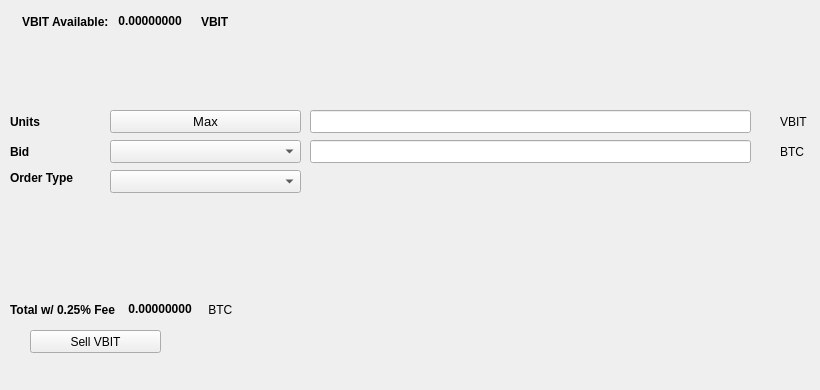
   <widget class="QWidget" name="SellTab">
    <attribute name="title">
     <string>Sell</string>
    </attribute>
    <widget class="QLabel" name="label_16">
     <property name="geometry">
      <rect>
       <x>780</x>
       <y>140</y>
       <width>31</width>
       <height>23</height>
      </rect>
     </property>
     <property name="text">
      <string>BTC</string>
     </property>
    </widget>
    <widget class="QComboBox" name="SellBidcomboBox">
     <property name="geometry">
      <rect>
       <x>110</x>
       <y>140</y>
       <width>191</width>
       <height>23</height>
      </rect>
     </property>
     <property name="font">
      <font>
       <pointsize>10</pointsize>
      </font>
     </property>
    </widget>
    <widget class="QLabel" name="label_18">
     <property name="geometry">
      <rect>
       <x>10</x>
       <y>110</y>
       <width>46</width>
       <height>23</height>
      </rect>
     </property>
     <property name="font">
      <font>
       <weight>75</weight>
       <bold>true</bold>
      </font>
     </property>
     <property name="text">
      <string>Units</string>
     </property>
    </widget>
    <widget class="QPushButton" name="Sell_Max_Amount">
     <property name="geometry">
      <rect>
       <x>110</x>
       <y>110</y>
       <width>191</width>
       <height>23</height>
      </rect>
     </property>
     <property name="font">
      <font>
       <pointsize>10</pointsize>
      </font>
     </property>
     <property name="text">
      <string>Max</string>
     </property>
    </widget>
    <widget class="QLabel" name="label_20">
     <property name="geometry">
      <rect>
       <x>10</x>
       <y>170</y>
       <width>91</width>
       <height>16</height>
      </rect>
     </property>
     <property name="font">
      <font>
       <weight>75</weight>
       <bold>true</bold>
      </font>
     </property>
     <property name="text">
      <string>Order Type</string>
     </property>
    </widget>
    <widget class="QComboBox" name="SellOrdertypeCombo">
     <property name="geometry">
      <rect>
       <x>110</x>
       <y>170</y>
       <width>191</width>
       <height>23</height>
      </rect>
     </property>
     <property name="font">
      <font>
       <pointsize>10</pointsize>
      </font>
     </property>
    </widget>
    <widget class="QLabel" name="label_21">
     <property name="geometry">
      <rect>
       <x>10</x>
       <y>140</y>
       <width>46</width>
       <height>23</height>
      </rect>
     </property>
     <property name="font">
      <font>
       <weight>75</weight>
       <bold>true</bold>
      </font>
     </property>
     <property name="text">
      <string>Bid</string>
     </property>
    </widget>
    <widget class="QLabel" name="label_22">
     <property name="geometry">
      <rect>
       <x>780</x>
       <y>110</y>
       <width>31</width>
       <height>23</height>
      </rect>
     </property>
     <property name="text">
      <string>VBIT</string>
     </property>
    </widget>
    <widget class="QLineEdit" name="UnitsInputVBIT">
     <property name="geometry">
      <rect>
       <x>310</x>
       <y>110</y>
       <width>441</width>
       <height>23</height>
      </rect>
     </property>
     <property name="font">
      <font>
       <pointsize>9</pointsize>
       <weight>75</weight>
       <bold>true</bold>
      </font>
     </property>
    </widget>
    <widget class="QLineEdit" name="SellBidPriceEdit">
     <property name="geometry">
      <rect>
       <x>310</x>
       <y>140</y>
       <width>441</width>
       <height>23</height>
      </rect>
     </property>
     <property name="font">
      <font>
       <pointsize>9</pointsize>
       <weight>75</weight>
       <bold>true</bold>
      </font>
     </property>
    </widget>
    <widget class="QPushButton" name="SellVBITBTN">
     <property name="geometry">
      <rect>
       <x>30</x>
       <y>330</y>
       <width>131</width>
       <height>23</height>
      </rect>
     </property>
     <property name="text">
      <string>Sell VBIT</string>
     </property>
     <property name="icon">
      <iconset resource="../vbit">
       <normaloff>:/icons/bitcoin</normaloff>:/icons/bitcoin</iconset>
     </property>
    </widget>
    <widget class="QWidget" name="layoutWidget3">
     <property name="geometry">
      <rect>
       <x>22</x>
       <y>12</y>
       <width>258</width>
       <height>19</height>
      </rect>
     </property>
     <layout class="QHBoxLayout" name="horizontalLayout">
      <item>
       <widget class="QLabel" name="label232_2">
        <property name="font">
         <font>
          <weight>75</weight>
          <bold>true</bold>
         </font>
        </property>
        <property name="text">
         <string>VBIT Available:</string>
        </property>
       </widget>
      </item>
      <item>
       <widget class="QLabel" name="VBITAvailableLabel">
        <property name="palette">
         <palette>
          <active>
           <colorrole role="WindowText">
            <brush brushstyle="SolidPattern">
             <color alpha="255">
              <red>0</red>
              <green>0</green>
              <blue>0</blue>
             </color>
            </brush>
           </colorrole>
           <colorrole role="Button">
            <brush brushstyle="SolidPattern">
             <color alpha="255">
              <red>0</red>
              <green>170</green>
              <blue>0</blue>
             </color>
            </brush>
           </colorrole>
           <colorrole role="Light">
            <brush brushstyle="SolidPattern">
             <color alpha="255">
              <red>0</red>
              <green>255</green>
              <blue>0</blue>
             </color>
            </brush>
           </colorrole>
           <colorrole role="Midlight">
            <brush brushstyle="SolidPattern">
             <color alpha="255">
              <red>0</red>
              <green>212</green>
              <blue>0</blue>
             </color>
            </brush>
           </colorrole>
           <colorrole role="Dark">
            <brush brushstyle="SolidPattern">
             <color alpha="255">
              <red>0</red>
              <green>85</green>
              <blue>0</blue>
             </color>
            </brush>
           </colorrole>
           <colorrole role="Mid">
            <brush brushstyle="SolidPattern">
             <color alpha="255">
              <red>0</red>
              <green>113</green>
              <blue>0</blue>
             </color>
            </brush>
           </colorrole>
           <colorrole role="Text">
            <brush brushstyle="SolidPattern">
             <color alpha="255">
              <red>0</red>
              <green>170</green>
              <blue>0</blue>
             </color>
            </brush>
           </colorrole>
           <colorrole role="BrightText">
            <brush brushstyle="SolidPattern">
             <color alpha="255">
              <red>255</red>
              <green>255</green>
              <blue>255</blue>
             </color>
            </brush>
           </colorrole>
           <colorrole role="ButtonText">
            <brush brushstyle="SolidPattern">
             <color alpha="255">
              <red>0</red>
              <green>0</green>
              <blue>0</blue>
             </color>
            </brush>
           </colorrole>
           <colorrole role="Base">
            <brush brushstyle="SolidPattern">
             <color alpha="255">
              <red>255</red>
              <green>255</green>
              <blue>255</blue>
             </color>
            </brush>
           </colorrole>
           <colorrole role="Window">
            <brush brushstyle="SolidPattern">
             <color alpha="255">
              <red>0</red>
              <green>170</green>
              <blue>0</blue>
             </color>
            </brush>
           </colorrole>
           <colorrole role="Shadow">
            <brush brushstyle="SolidPattern">
             <color alpha="255">
              <red>0</red>
              <green>0</green>
              <blue>0</blue>
             </color>
            </brush>
           </colorrole>
           <colorrole role="AlternateBase">
            <brush brushstyle="SolidPattern">
             <color alpha="255">
              <red>127</red>
              <green>212</green>
              <blue>127</blue>
             </color>
            </brush>
           </colorrole>
           <colorrole role="ToolTipBase">
            <brush brushstyle="SolidPattern">
             <color alpha="255">
              <red>255</red>
              <green>255</green>
              <blue>220</blue>
             </color>
            </brush>
           </colorrole>
           <colorrole role="ToolTipText">
            <brush brushstyle="SolidPattern">
             <color alpha="255">
              <red>0</red>
              <green>0</green>
              <blue>0</blue>
             </color>
            </brush>
           </colorrole>
          </active>
          <inactive>
           <colorrole role="WindowText">
            <brush brushstyle="SolidPattern">
             <color alpha="255">
              <red>0</red>
              <green>0</green>
              <blue>0</blue>
             </color>
            </brush>
           </colorrole>
           <colorrole role="Button">
            <brush brushstyle="SolidPattern">
             <color alpha="255">
              <red>0</red>
              <green>170</green>
              <blue>0</blue>
             </color>
            </brush>
           </colorrole>
           <colorrole role="Light">
            <brush brushstyle="SolidPattern">
             <color alpha="255">
              <red>0</red>
              <green>255</green>
              <blue>0</blue>
             </color>
            </brush>
           </colorrole>
           <colorrole role="Midlight">
            <brush brushstyle="SolidPattern">
             <color alpha="255">
              <red>0</red>
              <green>212</green>
              <blue>0</blue>
             </color>
            </brush>
           </colorrole>
           <colorrole role="Dark">
            <brush brushstyle="SolidPattern">
             <color alpha="255">
              <red>0</red>
              <green>85</green>
              <blue>0</blue>
             </color>
            </brush>
           </colorrole>
           <colorrole role="Mid">
            <brush brushstyle="SolidPattern">
             <color alpha="255">
              <red>0</red>
              <green>113</green>
              <blue>0</blue>
             </color>
            </brush>
           </colorrole>
           <colorrole role="Text">
            <brush brushstyle="SolidPattern">
             <color alpha="255">
              <red>0</red>
              <green>170</green>
              <blue>0</blue>
             </color>
            </brush>
           </colorrole>
           <colorrole role="BrightText">
            <brush brushstyle="SolidPattern">
             <color alpha="255">
              <red>255</red>
              <green>255</green>
              <blue>255</blue>
             </color>
            </brush>
           </colorrole>
           <colorrole role="ButtonText">
            <brush brushstyle="SolidPattern">
             <color alpha="255">
              <red>0</red>
              <green>0</green>
              <blue>0</blue>
             </color>
            </brush>
           </colorrole>
           <colorrole role="Base">
            <brush brushstyle="SolidPattern">
             <color alpha="255">
              <red>255</red>
              <green>255</green>
              <blue>255</blue>
             </color>
            </brush>
           </colorrole>
           <colorrole role="Window">
            <brush brushstyle="SolidPattern">
             <color alpha="255">
              <red>0</red>
              <green>170</green>
              <blue>0</blue>
             </color>
            </brush>
           </colorrole>
           <colorrole role="Shadow">
            <brush brushstyle="SolidPattern">
             <color alpha="255">
              <red>0</red>
              <green>0</green>
              <blue>0</blue>
             </color>
            </brush>
           </colorrole>
           <colorrole role="AlternateBase">
            <brush brushstyle="SolidPattern">
             <color alpha="255">
              <red>127</red>
              <green>212</green>
              <blue>127</blue>
             </color>
            </brush>
           </colorrole>
           <colorrole role="ToolTipBase">
            <brush brushstyle="SolidPattern">
             <color alpha="255">
              <red>255</red>
              <green>255</green>
              <blue>220</blue>
             </color>
            </brush>
           </colorrole>
           <colorrole role="ToolTipText">
            <brush brushstyle="SolidPattern">
             <color alpha="255">
              <red>0</red>
              <green>0</green>
              <blue>0</blue>
             </color>
            </brush>
           </colorrole>
          </inactive>
          <disabled>
           <colorrole role="WindowText">
            <brush brushstyle="SolidPattern">
             <color alpha="255">
              <red>0</red>
              <green>85</green>
              <blue>0</blue>
             </color>
            </brush>
           </colorrole>
           <colorrole role="Button">
            <brush brushstyle="SolidPattern">
             <color alpha="255">
              <red>0</red>
              <green>170</green>
              <blue>0</blue>
             </color>
            </brush>
           </colorrole>
           <colorrole role="Light">
            <brush brushstyle="SolidPattern">
             <color alpha="255">
              <red>0</red>
              <green>255</green>
              <blue>0</blue>
             </color>
            </brush>
           </colorrole>
           <colorrole role="Midlight">
            <brush brushstyle="SolidPattern">
             <color alpha="255">
              <red>0</red>
              <green>212</green>
              <blue>0</blue>
             </color>
            </brush>
           </colorrole>
           <colorrole role="Dark">
            <brush brushstyle="SolidPattern">
             <color alpha="255">
              <red>0</red>
              <green>85</green>
              <blue>0</blue>
             </color>
            </brush>
           </colorrole>
           <colorrole role="Mid">
            <brush brushstyle="SolidPattern">
             <color alpha="255">
              <red>0</red>
              <green>113</green>
              <blue>0</blue>
             </color>
            </brush>
           </colorrole>
           <colorrole role="Text">
            <brush brushstyle="SolidPattern">
             <color alpha="255">
              <red>0</red>
              <green>85</green>
              <blue>0</blue>
             </color>
            </brush>
           </colorrole>
           <colorrole role="BrightText">
            <brush brushstyle="SolidPattern">
             <color alpha="255">
              <red>255</red>
              <green>255</green>
              <blue>255</blue>
             </color>
            </brush>
           </colorrole>
           <colorrole role="ButtonText">
            <brush brushstyle="SolidPattern">
             <color alpha="255">
              <red>0</red>
              <green>85</green>
              <blue>0</blue>
             </color>
            </brush>
           </colorrole>
           <colorrole role="Base">
            <brush brushstyle="SolidPattern">
             <color alpha="255">
              <red>0</red>
              <green>170</green>
              <blue>0</blue>
             </color>
            </brush>
           </colorrole>
           <colorrole role="Window">
            <brush brushstyle="SolidPattern">
             <color alpha="255">
              <red>0</red>
              <green>170</green>
              <blue>0</blue>
             </color>
            </brush>
           </colorrole>
           <colorrole role="Shadow">
            <brush brushstyle="SolidPattern">
             <color alpha="255">
              <red>0</red>
              <green>0</green>
              <blue>0</blue>
             </color>
            </brush>
           </colorrole>
           <colorrole role="AlternateBase">
            <brush brushstyle="SolidPattern">
             <color alpha="255">
              <red>0</red>
              <green>170</green>
              <blue>0</blue>
             </color>
            </brush>
           </colorrole>
           <colorrole role="ToolTipBase">
            <brush brushstyle="SolidPattern">
             <color alpha="255">
              <red>255</red>
              <green>255</green>
              <blue>220</blue>
             </color>
            </brush>
           </colorrole>
           <colorrole role="ToolTipText">
            <brush brushstyle="SolidPattern">
             <color alpha="255">
              <red>0</red>
              <green>0</green>
              <blue>0</blue>
             </color>
            </brush>
           </colorrole>
          </disabled>
         </palette>
        </property>
        <property name="font">
         <font>
          <weight>75</weight>
          <bold>true</bold>
         </font>
        </property>
        <property name="text">
         <string> 0.00000000 </string>
        </property>
        <property name="textInteractionFlags">
         <set>Qt::LinksAccessibleByMouse|Qt::TextSelectableByKeyboard|Qt::TextSelectableByMouse</set>
        </property>
       </widget>
      </item>
      <item>
       <widget class="QLabel" name="labelVBIT">
        <property name="font">
         <font>
          <weight>75</weight>
          <bold>true</bold>
         </font>
        </property>
        <property name="text">
         <string>VBIT</string>
        </property>
       </widget>
      </item>
     </layout>
    </widget>
    <widget class="QWidget" name="layoutWidget">
     <property name="geometry">
      <rect>
       <x>10</x>
       <y>300</y>
       <width>268</width>
       <height>19</height>
      </rect>
     </property>
     <layout class="QHBoxLayout" name="horizontalLayout_2">
      <item>
       <widget class="QLabel" name="label_19">
        <property name="font">
         <font>
          <weight>75</weight>
          <bold>true</bold>
         </font>
        </property>
        <property name="text">
         <string>Total w/ 0.25% Fee </string>
        </property>
       </widget>
      </item>
      <item>
       <widget class="QLabel" name="SellCostLabel">
        <property name="palette">
         <palette>
          <active>
           <colorrole role="WindowText">
            <brush brushstyle="SolidPattern">
             <color alpha="255">
              <red>0</red>
              <green>0</green>
              <blue>0</blue>
             </color>
            </brush>
           </colorrole>
           <colorrole role="Button">
            <brush brushstyle="SolidPattern">
             <color alpha="255">
              <red>0</red>
              <green>170</green>
              <blue>0</blue>
             </color>
            </brush>
           </colorrole>
           <colorrole role="Light">
            <brush brushstyle="SolidPattern">
             <color alpha="255">
              <red>0</red>
              <green>255</green>
              <blue>0</blue>
             </color>
            </brush>
           </colorrole>
           <colorrole role="Midlight">
            <brush brushstyle="SolidPattern">
             <color alpha="255">
              <red>0</red>
              <green>212</green>
              <blue>0</blue>
             </color>
            </brush>
           </colorrole>
           <colorrole role="Dark">
            <brush brushstyle="SolidPattern">
             <color alpha="255">
              <red>0</red>
              <green>85</green>
              <blue>0</blue>
             </color>
            </brush>
           </colorrole>
           <colorrole role="Mid">
            <brush brushstyle="SolidPattern">
             <color alpha="255">
              <red>0</red>
              <green>113</green>
              <blue>0</blue>
             </color>
            </brush>
           </colorrole>
           <colorrole role="Text">
            <brush brushstyle="SolidPattern">
             <color alpha="255">
              <red>0</red>
              <green>170</green>
              <blue>0</blue>
             </color>
            </brush>
           </colorrole>
           <colorrole role="BrightText">
            <brush brushstyle="SolidPattern">
             <color alpha="255">
              <red>255</red>
              <green>255</green>
              <blue>255</blue>
             </color>
            </brush>
           </colorrole>
           <colorrole role="ButtonText">
            <brush brushstyle="SolidPattern">
             <color alpha="255">
              <red>0</red>
              <green>0</green>
              <blue>0</blue>
             </color>
            </brush>
           </colorrole>
           <colorrole role="Base">
            <brush brushstyle="SolidPattern">
             <color alpha="255">
              <red>255</red>
              <green>255</green>
              <blue>255</blue>
             </color>
            </brush>
           </colorrole>
           <colorrole role="Window">
            <brush brushstyle="SolidPattern">
             <color alpha="255">
              <red>0</red>
              <green>170</green>
              <blue>0</blue>
             </color>
            </brush>
           </colorrole>
           <colorrole role="Shadow">
            <brush brushstyle="SolidPattern">
             <color alpha="255">
              <red>0</red>
              <green>0</green>
              <blue>0</blue>
             </color>
            </brush>
           </colorrole>
           <colorrole role="AlternateBase">
            <brush brushstyle="SolidPattern">
             <color alpha="255">
              <red>127</red>
              <green>212</green>
              <blue>127</blue>
             </color>
            </brush>
           </colorrole>
           <colorrole role="ToolTipBase">
            <brush brushstyle="SolidPattern">
             <color alpha="255">
              <red>255</red>
              <green>255</green>
              <blue>220</blue>
             </color>
            </brush>
           </colorrole>
           <colorrole role="ToolTipText">
            <brush brushstyle="SolidPattern">
             <color alpha="255">
              <red>0</red>
              <green>0</green>
              <blue>0</blue>
             </color>
            </brush>
           </colorrole>
          </active>
          <inactive>
           <colorrole role="WindowText">
            <brush brushstyle="SolidPattern">
             <color alpha="255">
              <red>0</red>
              <green>0</green>
              <blue>0</blue>
             </color>
            </brush>
           </colorrole>
           <colorrole role="Button">
            <brush brushstyle="SolidPattern">
             <color alpha="255">
              <red>0</red>
              <green>170</green>
              <blue>0</blue>
             </color>
            </brush>
           </colorrole>
           <colorrole role="Light">
            <brush brushstyle="SolidPattern">
             <color alpha="255">
              <red>0</red>
              <green>255</green>
              <blue>0</blue>
             </color>
            </brush>
           </colorrole>
           <colorrole role="Midlight">
            <brush brushstyle="SolidPattern">
             <color alpha="255">
              <red>0</red>
              <green>212</green>
              <blue>0</blue>
             </color>
            </brush>
           </colorrole>
           <colorrole role="Dark">
            <brush brushstyle="SolidPattern">
             <color alpha="255">
              <red>0</red>
              <green>85</green>
              <blue>0</blue>
             </color>
            </brush>
           </colorrole>
           <colorrole role="Mid">
            <brush brushstyle="SolidPattern">
             <color alpha="255">
              <red>0</red>
              <green>113</green>
              <blue>0</blue>
             </color>
            </brush>
           </colorrole>
           <colorrole role="Text">
            <brush brushstyle="SolidPattern">
             <color alpha="255">
              <red>0</red>
              <green>170</green>
              <blue>0</blue>
             </color>
            </brush>
           </colorrole>
           <colorrole role="BrightText">
            <brush brushstyle="SolidPattern">
             <color alpha="255">
              <red>255</red>
              <green>255</green>
              <blue>255</blue>
             </color>
            </brush>
           </colorrole>
           <colorrole role="ButtonText">
            <brush brushstyle="SolidPattern">
             <color alpha="255">
              <red>0</red>
              <green>0</green>
              <blue>0</blue>
             </color>
            </brush>
           </colorrole>
           <colorrole role="Base">
            <brush brushstyle="SolidPattern">
             <color alpha="255">
              <red>255</red>
              <green>255</green>
              <blue>255</blue>
             </color>
            </brush>
           </colorrole>
           <colorrole role="Window">
            <brush brushstyle="SolidPattern">
             <color alpha="255">
              <red>0</red>
              <green>170</green>
              <blue>0</blue>
             </color>
            </brush>
           </colorrole>
           <colorrole role="Shadow">
            <brush brushstyle="SolidPattern">
             <color alpha="255">
              <red>0</red>
              <green>0</green>
              <blue>0</blue>
             </color>
            </brush>
           </colorrole>
           <colorrole role="AlternateBase">
            <brush brushstyle="SolidPattern">
             <color alpha="255">
              <red>127</red>
              <green>212</green>
              <blue>127</blue>
             </color>
            </brush>
           </colorrole>
           <colorrole role="ToolTipBase">
            <brush brushstyle="SolidPattern">
             <color alpha="255">
              <red>255</red>
              <green>255</green>
              <blue>220</blue>
             </color>
            </brush>
           </colorrole>
           <colorrole role="ToolTipText">
            <brush brushstyle="SolidPattern">
             <color alpha="255">
              <red>0</red>
              <green>0</green>
              <blue>0</blue>
             </color>
            </brush>
           </colorrole>
          </inactive>
          <disabled>
           <colorrole role="WindowText">
            <brush brushstyle="SolidPattern">
             <color alpha="255">
              <red>0</red>
              <green>85</green>
              <blue>0</blue>
             </color>
            </brush>
           </colorrole>
           <colorrole role="Button">
            <brush brushstyle="SolidPattern">
             <color alpha="255">
              <red>0</red>
              <green>170</green>
              <blue>0</blue>
             </color>
            </brush>
           </colorrole>
           <colorrole role="Light">
            <brush brushstyle="SolidPattern">
             <color alpha="255">
              <red>0</red>
              <green>255</green>
              <blue>0</blue>
             </color>
            </brush>
           </colorrole>
           <colorrole role="Midlight">
            <brush brushstyle="SolidPattern">
             <color alpha="255">
              <red>0</red>
              <green>212</green>
              <blue>0</blue>
             </color>
            </brush>
           </colorrole>
           <colorrole role="Dark">
            <brush brushstyle="SolidPattern">
             <color alpha="255">
              <red>0</red>
              <green>85</green>
              <blue>0</blue>
             </color>
            </brush>
           </colorrole>
           <colorrole role="Mid">
            <brush brushstyle="SolidPattern">
             <color alpha="255">
              <red>0</red>
              <green>113</green>
              <blue>0</blue>
             </color>
            </brush>
           </colorrole>
           <colorrole role="Text">
            <brush brushstyle="SolidPattern">
             <color alpha="255">
              <red>0</red>
              <green>85</green>
              <blue>0</blue>
             </color>
            </brush>
           </colorrole>
           <colorrole role="BrightText">
            <brush brushstyle="SolidPattern">
             <color alpha="255">
              <red>255</red>
              <green>255</green>
              <blue>255</blue>
             </color>
            </brush>
           </colorrole>
           <colorrole role="ButtonText">
            <brush brushstyle="SolidPattern">
             <color alpha="255">
              <red>0</red>
              <green>85</green>
              <blue>0</blue>
             </color>
            </brush>
           </colorrole>
           <colorrole role="Base">
            <brush brushstyle="SolidPattern">
             <color alpha="255">
              <red>0</red>
              <green>170</green>
              <blue>0</blue>
             </color>
            </brush>
           </colorrole>
           <colorrole role="Window">
            <brush brushstyle="SolidPattern">
             <color alpha="255">
              <red>0</red>
              <green>170</green>
              <blue>0</blue>
             </color>
            </brush>
           </colorrole>
           <colorrole role="Shadow">
            <brush brushstyle="SolidPattern">
             <color alpha="255">
              <red>0</red>
              <green>0</green>
              <blue>0</blue>
             </color>
            </brush>
           </colorrole>
           <colorrole role="AlternateBase">
            <brush brushstyle="SolidPattern">
             <color alpha="255">
              <red>0</red>
              <green>170</green>
              <blue>0</blue>
             </color>
            </brush>
           </colorrole>
           <colorrole role="ToolTipBase">
            <brush brushstyle="SolidPattern">
             <color alpha="255">
              <red>255</red>
              <green>255</green>
              <blue>220</blue>
             </color>
            </brush>
           </colorrole>
           <colorrole role="ToolTipText">
            <brush brushstyle="SolidPattern">
             <color alpha="255">
              <red>0</red>
              <green>0</green>
              <blue>0</blue>
             </color>
            </brush>
           </colorrole>
          </disabled>
         </palette>
        </property>
        <property name="font">
         <font>
          <weight>75</weight>
          <bold>true</bold>
         </font>
        </property>
        <property name="autoFillBackground">
         <bool>false</bool>
        </property>
        <property name="text">
         <string> 0.00000000</string>
        </property>
        <property name="textInteractionFlags">
         <set>Qt::LinksAccessibleByMouse|Qt::TextSelectableByMouse</set>
        </property>
       </widget>
      </item>
      <item>
       <widget class="QLabel" name="label_17">
        <property name="font">
         <font>
          <weight>50</weight>
          <bold>false</bold>
         </font>
        </property>
        <property name="text">
         <string> BTC</string>
        </property>
       </widget>
      </item>
     </layout>
    </widget>
    <widget class="QLabel" name="label_23">
     <property name="geometry">
      <rect>
       <x>460</x>
       <y>300</y>
       <width>281</width>
       <height>81</height>
      </rect>
     </property>
     <property name="text">
      <string/>
     </property>
     <property name="pixmap">
      <pixmap>:/images/bittrex</pixmap>
     </property>
    </widget>
   </widget>
